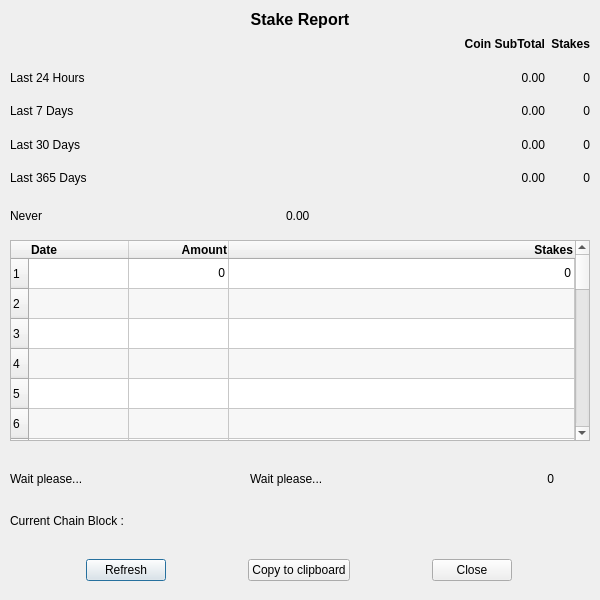
<?xml version="1.0" encoding="UTF-8"?>
<ui version="4.0">
 <class>StakeReportDialog</class>
 <widget class="QDialog" name="StakeReportDialog">
  <property name="geometry">
   <rect>
    <x>0</x>
    <y>0</y>
    <width>600</width>
    <height>600</height>
   </rect>
  </property>
  <property name="minimumSize">
   <size>
    <width>600</width>
    <height>600</height>
   </size>
  </property>
  <property name="maximumSize">
   <size>
    <width>600</width>
    <height>600</height>
   </size>
  </property>
  <property name="windowTitle">
   <string>Stake Report</string>
  </property>
  <property name="modal">
   <bool>false</bool>
  </property>
  <widget class="QLabel" name="label">
   <property name="geometry">
    <rect>
     <x>10</x>
     <y>10</y>
     <width>580</width>
     <height>20</height>
    </rect>
   </property>
   <property name="minimumSize">
    <size>
     <width>580</width>
     <height>20</height>
    </size>
   </property>
   <property name="font">
    <font>
     <pointsize>12</pointsize>
     <weight>75</weight>
     <bold>true</bold>
    </font>
   </property>
   <property name="toolTip">
    <string>Earnings made by Stakes over time</string>
   </property>
   <property name="frameShape">
    <enum>QFrame::NoFrame</enum>
   </property>
   <property name="frameShadow">
    <enum>QFrame::Sunken</enum>
   </property>
   <property name="lineWidth">
    <number>2</number>
   </property>
   <property name="midLineWidth">
    <number>3</number>
   </property>
   <property name="text">
    <string>Stake Report</string>
   </property>
   <property name="alignment">
    <set>Qt::AlignHCenter|Qt::AlignTop</set>
   </property>
  </widget>
  <widget class="QWidget" name="gridLayoutWidget">
   <property name="geometry">
    <rect>
     <x>10</x>
     <y>30</y>
     <width>580</width>
     <height>162</height>
    </rect>
   </property>
   <property name="font">
    <font>
     <pointsize>9</pointsize>
    </font>
   </property>
   <layout class="QGridLayout" name="gridLayout" columnstretch="3,0,0">
    <property name="verticalSpacing">
     <number>5</number>
    </property>
    <item row="4" column="1">
     <widget class="QLabel" name="Amount_365D">
      <property name="font">
       <font>
        <pointsize>9</pointsize>
        <weight>50</weight>
        <bold>false</bold>
        <kerning>false</kerning>
       </font>
      </property>
      <property name="toolTip">
       <string>Stakes Earned in last 365 Days</string>
      </property>
      <property name="text">
       <string>0.00</string>
      </property>
      <property name="alignment">
       <set>Qt::AlignRight|Qt::AlignTrailing|Qt::AlignVCenter</set>
      </property>
      <property name="margin">
       <number>4</number>
      </property>
     </widget>
    </item>
    <item row="0" column="1">
     <widget class="QLabel" name="L_Coin">
      <property name="font">
       <font>
        <pointsize>9</pointsize>
        <weight>75</weight>
        <bold>true</bold>
       </font>
      </property>
      <property name="text">
       <string>Coin SubTotal</string>
      </property>
      <property name="alignment">
       <set>Qt::AlignRight|Qt::AlignTrailing|Qt::AlignVCenter</set>
      </property>
      <property name="margin">
       <number>4</number>
      </property>
     </widget>
    </item>
    <item row="0" column="2">
     <widget class="QLabel" name="label_3">
      <property name="font">
       <font>
        <pointsize>9</pointsize>
        <weight>75</weight>
        <bold>true</bold>
       </font>
      </property>
      <property name="toolTip">
       <string>Blocks Staked</string>
      </property>
      <property name="text">
       <string>Stakes</string>
      </property>
      <property name="alignment">
       <set>Qt::AlignRight|Qt::AlignTrailing|Qt::AlignVCenter</set>
      </property>
      <property name="margin">
       <number>4</number>
      </property>
     </widget>
    </item>
    <item row="2" column="0">
     <widget class="QLabel" name="L2_7D">
      <property name="font">
       <font>
        <pointsize>9</pointsize>
        <weight>50</weight>
        <bold>false</bold>
       </font>
      </property>
      <property name="toolTip">
       <string/>
      </property>
      <property name="text">
       <string>Last 7 Days</string>
      </property>
      <property name="margin">
       <number>4</number>
      </property>
     </widget>
    </item>
    <item row="1" column="0">
     <widget class="QLabel" name="L1_24h">
      <property name="font">
       <font>
        <pointsize>9</pointsize>
        <weight>50</weight>
        <bold>false</bold>
       </font>
      </property>
      <property name="toolTip">
       <string/>
      </property>
      <property name="text">
       <string>Last 24 Hours</string>
      </property>
      <property name="margin">
       <number>4</number>
      </property>
     </widget>
    </item>
    <item row="1" column="1">
     <widget class="QLabel" name="Amount_24H">
      <property name="font">
       <font>
        <pointsize>9</pointsize>
        <weight>50</weight>
        <bold>false</bold>
        <kerning>false</kerning>
       </font>
      </property>
      <property name="toolTip">
       <string>Stakes in last 24H</string>
      </property>
      <property name="text">
       <string>0.00</string>
      </property>
      <property name="alignment">
       <set>Qt::AlignRight|Qt::AlignTrailing|Qt::AlignVCenter</set>
      </property>
      <property name="margin">
       <number>4</number>
      </property>
     </widget>
    </item>
    <item row="1" column="2">
     <widget class="QLabel" name="Stake_24H">
      <property name="font">
       <font>
        <pointsize>9</pointsize>
        <weight>50</weight>
        <bold>false</bold>
        <kerning>false</kerning>
       </font>
      </property>
      <property name="toolTip">
       <string>Stakes in last 24H</string>
      </property>
      <property name="text">
       <string>0</string>
      </property>
      <property name="alignment">
       <set>Qt::AlignRight|Qt::AlignTrailing|Qt::AlignVCenter</set>
      </property>
      <property name="margin">
       <number>4</number>
      </property>
     </widget>
    </item>
    <item row="2" column="2">
     <widget class="QLabel" name="Stake_7D">
      <property name="font">
       <font>
        <pointsize>9</pointsize>
        <weight>50</weight>
        <bold>false</bold>
        <kerning>false</kerning>
       </font>
      </property>
      <property name="toolTip">
       <string>Stakes in last 7 Days</string>
      </property>
      <property name="text">
       <string>0</string>
      </property>
      <property name="alignment">
       <set>Qt::AlignRight|Qt::AlignTrailing|Qt::AlignVCenter</set>
      </property>
      <property name="margin">
       <number>4</number>
      </property>
     </widget>
    </item>
    <item row="2" column="1">
     <widget class="QLabel" name="Amount_7D">
      <property name="font">
       <font>
        <pointsize>9</pointsize>
        <weight>50</weight>
        <bold>false</bold>
        <kerning>false</kerning>
       </font>
      </property>
      <property name="toolTip">
       <string>Stakes in last 7 Days</string>
      </property>
      <property name="text">
       <string>0.00</string>
      </property>
      <property name="alignment">
       <set>Qt::AlignRight|Qt::AlignTrailing|Qt::AlignVCenter</set>
      </property>
      <property name="margin">
       <number>4</number>
      </property>
     </widget>
    </item>
    <item row="3" column="1">
     <widget class="QLabel" name="Amount_30D">
      <property name="font">
       <font>
        <pointsize>9</pointsize>
        <weight>50</weight>
        <bold>false</bold>
        <kerning>false</kerning>
       </font>
      </property>
      <property name="toolTip">
       <string>Stakes in last 30 Days</string>
      </property>
      <property name="text">
       <string>0.00</string>
      </property>
      <property name="alignment">
       <set>Qt::AlignRight|Qt::AlignTrailing|Qt::AlignVCenter</set>
      </property>
      <property name="margin">
       <number>4</number>
      </property>
     </widget>
    </item>
    <item row="3" column="2">
     <widget class="QLabel" name="Stake_30D">
      <property name="font">
       <font>
        <pointsize>9</pointsize>
        <weight>50</weight>
        <bold>false</bold>
        <kerning>false</kerning>
       </font>
      </property>
      <property name="toolTip">
       <string>Stakes in last 30 Days</string>
      </property>
      <property name="text">
       <string>0</string>
      </property>
      <property name="alignment">
       <set>Qt::AlignRight|Qt::AlignTrailing|Qt::AlignVCenter</set>
      </property>
      <property name="margin">
       <number>4</number>
      </property>
     </widget>
    </item>
    <item row="4" column="0">
     <widget class="QLabel" name="L3_30D_2">
      <property name="font">
       <font>
        <pointsize>9</pointsize>
        <weight>50</weight>
        <bold>false</bold>
       </font>
      </property>
      <property name="toolTip">
       <string/>
      </property>
      <property name="text">
       <string>Last 365 Days</string>
      </property>
      <property name="margin">
       <number>4</number>
      </property>
     </widget>
    </item>
    <item row="4" column="2">
     <widget class="QLabel" name="Stake_365D">
      <property name="font">
       <font>
        <pointsize>9</pointsize>
        <weight>50</weight>
        <bold>false</bold>
        <kerning>false</kerning>
       </font>
      </property>
      <property name="toolTip">
       <string>Stakes in last 365 Days</string>
      </property>
      <property name="text">
       <string>0</string>
      </property>
      <property name="alignment">
       <set>Qt::AlignRight|Qt::AlignTrailing|Qt::AlignVCenter</set>
      </property>
      <property name="margin">
       <number>4</number>
      </property>
     </widget>
    </item>
    <item row="3" column="0">
     <widget class="QLabel" name="L3_30D">
      <property name="font">
       <font>
        <pointsize>9</pointsize>
        <weight>50</weight>
        <bold>false</bold>
       </font>
      </property>
      <property name="toolTip">
       <string/>
      </property>
      <property name="text">
       <string>Last 30 Days</string>
      </property>
      <property name="margin">
       <number>4</number>
      </property>
     </widget>
    </item>
   </layout>
  </widget>
  <widget class="QWidget" name="horizontalLayoutWidget2">
   <property name="geometry">
    <rect>
     <x>10</x>
     <y>200</y>
     <width>581</width>
     <height>31</height>
    </rect>
   </property>
   <layout class="QHBoxLayout" name="horizontalLayout2" stretch="0,0">
    <property name="sizeConstraint">
     <enum>QLayout::SetDefaultConstraint</enum>
    </property>
    <property name="rightMargin">
     <number>35</number>
    </property>
    <item>
     <widget class="QLabel" name="L_LastStakeTime">
      <property name="maximumSize">
       <size>
        <width>16777215</width>
        <height>16777215</height>
       </size>
      </property>
      <property name="font">
       <font>
        <pointsize>9</pointsize>
        <weight>50</weight>
        <bold>false</bold>
       </font>
      </property>
      <property name="toolTip">
       <string>Date of the last mature Stake</string>
      </property>
      <property name="text">
       <string>Never</string>
      </property>
      <property name="alignment">
       <set>Qt::AlignLeading|Qt::AlignLeft|Qt::AlignVCenter</set>
      </property>
      <property name="margin">
       <number>2</number>
      </property>
     </widget>
    </item>
    <item>
     <widget class="QLabel" name="Amount_Last">
      <property name="enabled">
       <bool>true</bool>
      </property>
      <property name="minimumSize">
       <size>
        <width>0</width>
        <height>3</height>
       </size>
      </property>
      <property name="maximumSize">
       <size>
        <width>16777215</width>
        <height>16777215</height>
       </size>
      </property>
      <property name="font">
       <font>
        <pointsize>9</pointsize>
        <weight>50</weight>
        <bold>false</bold>
        <kerning>false</kerning>
       </font>
      </property>
      <property name="toolTip">
       <string>Stakes in last mature Stake</string>
      </property>
      <property name="text">
       <string>0.00</string>
      </property>
      <property name="alignment">
       <set>Qt::AlignLeading|Qt::AlignLeft|Qt::AlignVCenter</set>
      </property>
      <property name="margin">
       <number>2</number>
      </property>
     </widget>
    </item>
   </layout>
  </widget>
  <widget class="QTableWidget" name="StakeReportTable">
   <property name="geometry">
    <rect>
     <x>10</x>
     <y>240</y>
     <width>580</width>
     <height>201</height>
    </rect>
   </property>
   <property name="sizePolicy">
    <sizepolicy hsizetype="Expanding" vsizetype="Expanding">
     <horstretch>1</horstretch>
     <verstretch>0</verstretch>
    </sizepolicy>
   </property>
   <property name="font">
    <font>
     <weight>50</weight>
     <bold>false</bold>
    </font>
   </property>
   <property name="alternatingRowColors">
    <bool>true</bool>
   </property>
   <property name="sortingEnabled">
    <bool>true</bool>
   </property>
   <property name="rowCount">
    <number>30</number>
   </property>
   <property name="columnCount">
    <number>3</number>
   </property>
   <attribute name="horizontalHeaderStretchLastSection">
    <bool>true</bool>
   </attribute>
   <row/>
   <row/>
   <row/>
   <row/>
   <row/>
   <row/>
   <row/>
   <row/>
   <row/>
   <row/>
   <row/>
   <row/>
   <row/>
   <row/>
   <row/>
   <row/>
   <row/>
   <row/>
   <row/>
   <row/>
   <row/>
   <row/>
   <row/>
   <row/>
   <row/>
   <row/>
   <row/>
   <row/>
   <row/>
   <row/>
   <column>
    <property name="text">
     <string>Date</string>
    </property>
    <property name="font">
     <font>
      <pointsize>9</pointsize>
      <weight>75</weight>
      <bold>true</bold>
     </font>
    </property>
    <property name="textAlignment">
     <set>AlignLeft|AlignVCenter</set>
    </property>
   </column>
   <column>
    <property name="text">
     <string>Amount</string>
    </property>
    <property name="font">
     <font>
      <pointsize>9</pointsize>
      <weight>75</weight>
      <bold>true</bold>
     </font>
    </property>
    <property name="textAlignment">
     <set>AlignRight|AlignVCenter</set>
    </property>
   </column>
   <column>
    <property name="text">
     <string>Stakes</string>
    </property>
    <property name="font">
     <font>
      <pointsize>9</pointsize>
      <weight>75</weight>
      <bold>true</bold>
     </font>
    </property>
    <property name="textAlignment">
     <set>AlignRight|AlignVCenter</set>
    </property>
   </column>
   <item row="0" column="0">
    <property name="text">
     <string/>
    </property>
    <property name="font">
     <font>
      <pointsize>9</pointsize>
     </font>
    </property>
    <property name="flags">
     <set>ItemIsSelectable|ItemIsUserCheckable|ItemIsEnabled</set>
    </property>
   </item>
   <item row="0" column="1">
    <property name="text">
     <string notr="true">0</string>
    </property>
    <property name="whatsThis">
     <string/>
    </property>
    <property name="font">
     <font>
      <pointsize>9</pointsize>
     </font>
    </property>
    <property name="textAlignment">
     <set>AlignRight|AlignVCenter</set>
    </property>
    <property name="flags">
     <set>ItemIsSelectable|ItemIsUserCheckable|ItemIsEnabled</set>
    </property>
   </item>
   <item row="0" column="2">
    <property name="text">
     <string notr="true">0</string>
    </property>
    <property name="font">
     <font>
      <pointsize>9</pointsize>
     </font>
    </property>
    <property name="textAlignment">
     <set>AlignRight|AlignVCenter</set>
    </property>
    <property name="flags">
     <set>ItemIsSelectable|ItemIsUserCheckable|ItemIsEnabled</set>
    </property>
   </item>
  </widget>
  <widget class="QLabel" name="L_CurrentBlock">
   <property name="geometry">
    <rect>
     <x>10</x>
     <y>500</y>
     <width>580</width>
     <height>41</height>
    </rect>
   </property>
   <property name="font">
    <font>
     <pointsize>9</pointsize>
     <weight>50</weight>
     <bold>false</bold>
    </font>
   </property>
   <property name="toolTip">
    <string>Data of the current block.</string>
   </property>
   <property name="text">
    <string>Current Chain Block :</string>
   </property>
   <property name="alignment">
    <set>Qt::AlignLeading|Qt::AlignLeft|Qt::AlignVCenter</set>
   </property>
   <property name="margin">
    <number>2</number>
   </property>
  </widget>
  <widget class="QWidget" name="horizontalLayoutWidget">
   <property name="geometry">
    <rect>
     <x>10</x>
     <y>550</y>
     <width>580</width>
     <height>40</height>
    </rect>
   </property>
   <layout class="QHBoxLayout" name="horizontalLayout" stretch="1,2,1">
    <property name="sizeConstraint">
     <enum>QLayout::SetDefaultConstraint</enum>
    </property>
    <item>
     <widget class="QPushButton" name="button_Refresh">
      <property name="sizePolicy">
       <sizepolicy hsizetype="Maximum" vsizetype="Fixed">
        <horstretch>0</horstretch>
        <verstretch>0</verstretch>
       </sizepolicy>
      </property>
      <property name="toolTip">
       <string>Refresh the data</string>
      </property>
      <property name="text">
       <string>Refresh</string>
      </property>
     </widget>
    </item>
    <item>
     <widget class="QPushButton" name="CopytoClipboard">
      <property name="sizePolicy">
       <sizepolicy hsizetype="Fixed" vsizetype="Fixed">
        <horstretch>0</horstretch>
        <verstretch>0</verstretch>
       </sizepolicy>
      </property>
      <property name="minimumSize">
       <size>
        <width>100</width>
        <height>0</height>
       </size>
      </property>
      <property name="toolTip">
       <string>Copy Report to ClipBoard</string>
      </property>
      <property name="text">
       <string>Copy to clipboard</string>
      </property>
     </widget>
    </item>
    <item>
     <widget class="QDialogButtonBox" name="buttonBox">
      <property name="sizePolicy">
       <sizepolicy hsizetype="Maximum" vsizetype="Fixed">
        <horstretch>0</horstretch>
        <verstretch>0</verstretch>
       </sizepolicy>
      </property>
      <property name="toolTip">
       <string>Close the dialog</string>
      </property>
      <property name="orientation">
       <enum>Qt::Horizontal</enum>
      </property>
      <property name="standardButtons">
       <set>QDialogButtonBox::Close</set>
      </property>
      <property name="centerButtons">
       <bool>true</bool>
      </property>
     </widget>
    </item>
   </layout>
  </widget>
  <widget class="QLabel" name="Stake_Counted">
   <property name="geometry">
    <rect>
     <x>413</x>
     <y>460</y>
     <width>141</width>
     <height>38</height>
    </rect>
   </property>
   <property name="font">
    <font>
     <pointsize>9</pointsize>
     <weight>50</weight>
     <bold>false</bold>
    </font>
   </property>
   <property name="toolTip">
    <string>Total Stakes Analyzed</string>
   </property>
   <property name="text">
    <string>0</string>
   </property>
   <property name="alignment">
    <set>Qt::AlignLeading|Qt::AlignLeft|Qt::AlignRight|Qt::AlignTrailing|Qt::AlignVCenter</set>
   </property>
   <property name="margin">
    <number>4</number>
   </property>
  </widget>
  <widget class="QLabel" name="TimeTook_2">
   <property name="geometry">
    <rect>
     <x>250</x>
     <y>460</y>
     <width>161</width>
     <height>38</height>
    </rect>
   </property>
   <property name="font">
    <font>
     <pointsize>9</pointsize>
     <weight>50</weight>
     <bold>false</bold>
    </font>
   </property>
   <property name="toolTip">
    <string>Time took to refresh dialog</string>
   </property>
   <property name="text">
    <string>Wait please...</string>
   </property>
   <property name="margin">
    <number>4</number>
   </property>
  </widget>
  <widget class="QLabel" name="TimeTook">
   <property name="geometry">
    <rect>
     <x>10</x>
     <y>460</y>
     <width>171</width>
     <height>38</height>
    </rect>
   </property>
   <property name="font">
    <font>
     <pointsize>9</pointsize>
     <weight>50</weight>
     <bold>false</bold>
    </font>
   </property>
   <property name="toolTip">
    <string>Time took to retrieve the data</string>
   </property>
   <property name="layoutDirection">
    <enum>Qt::LeftToRight</enum>
   </property>
   <property name="frameShadow">
    <enum>QFrame::Plain</enum>
   </property>
   <property name="text">
    <string>Wait please...</string>
   </property>
   <property name="margin">
    <number>4</number>
   </property>
  </widget>
 </widget>
 <resources/>
 <connections>
  <connection>
   <sender>buttonBox</sender>
   <signal>clicked(QAbstractButton*)</signal>
   <receiver>StakeReportDialog</receiver>
   <slot>close()</slot>
   <hints>
    <hint type="sourcelabel">
     <x>338</x>
     <y>524</y>
    </hint>
    <hint type="destinationlabel">
     <x>215</x>
     <y>276</y>
    </hint>
   </hints>
  </connection>
 </connections>
</ui>
